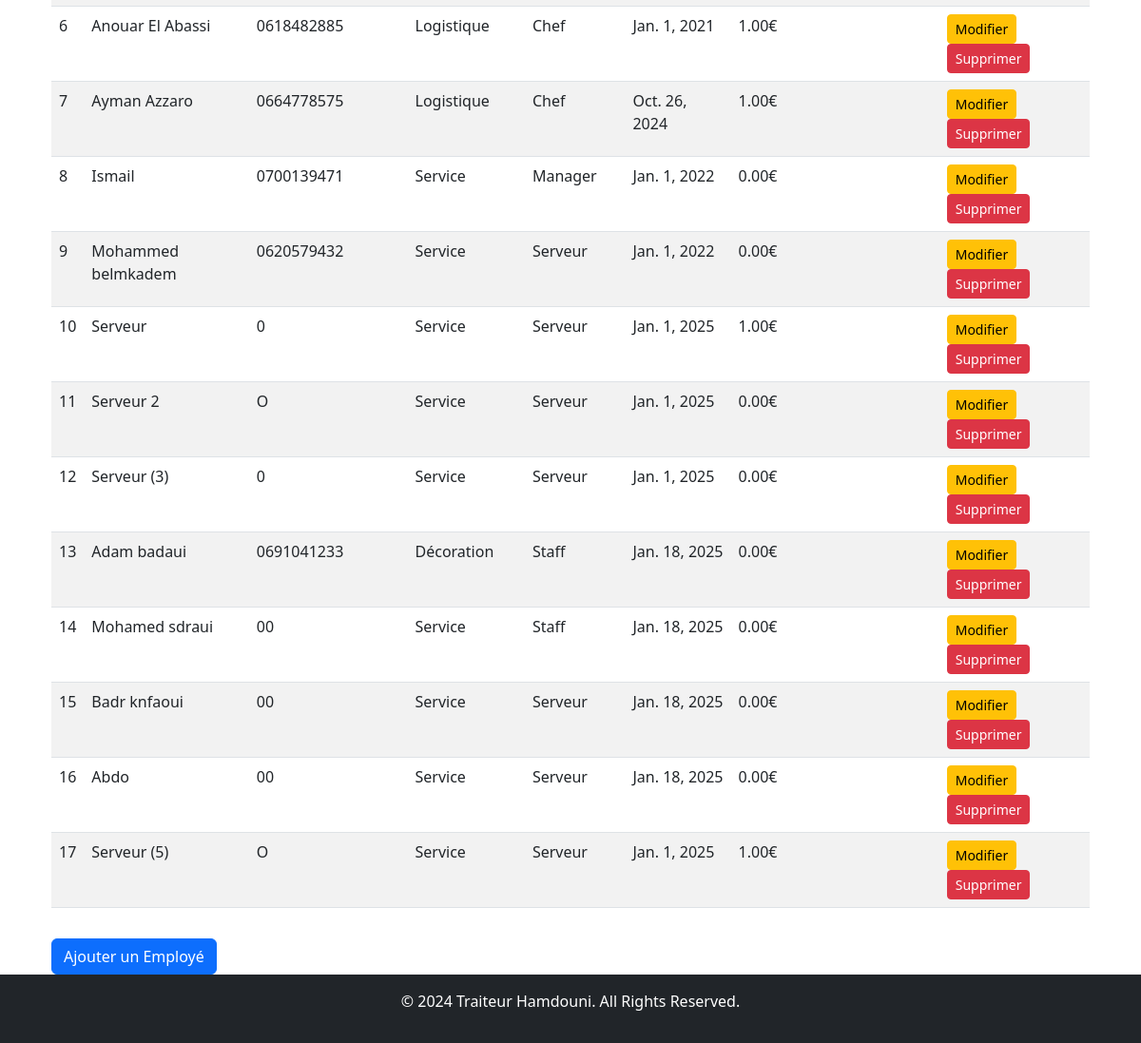
Before: /employees/ (signed in, lower part) with the older database file.
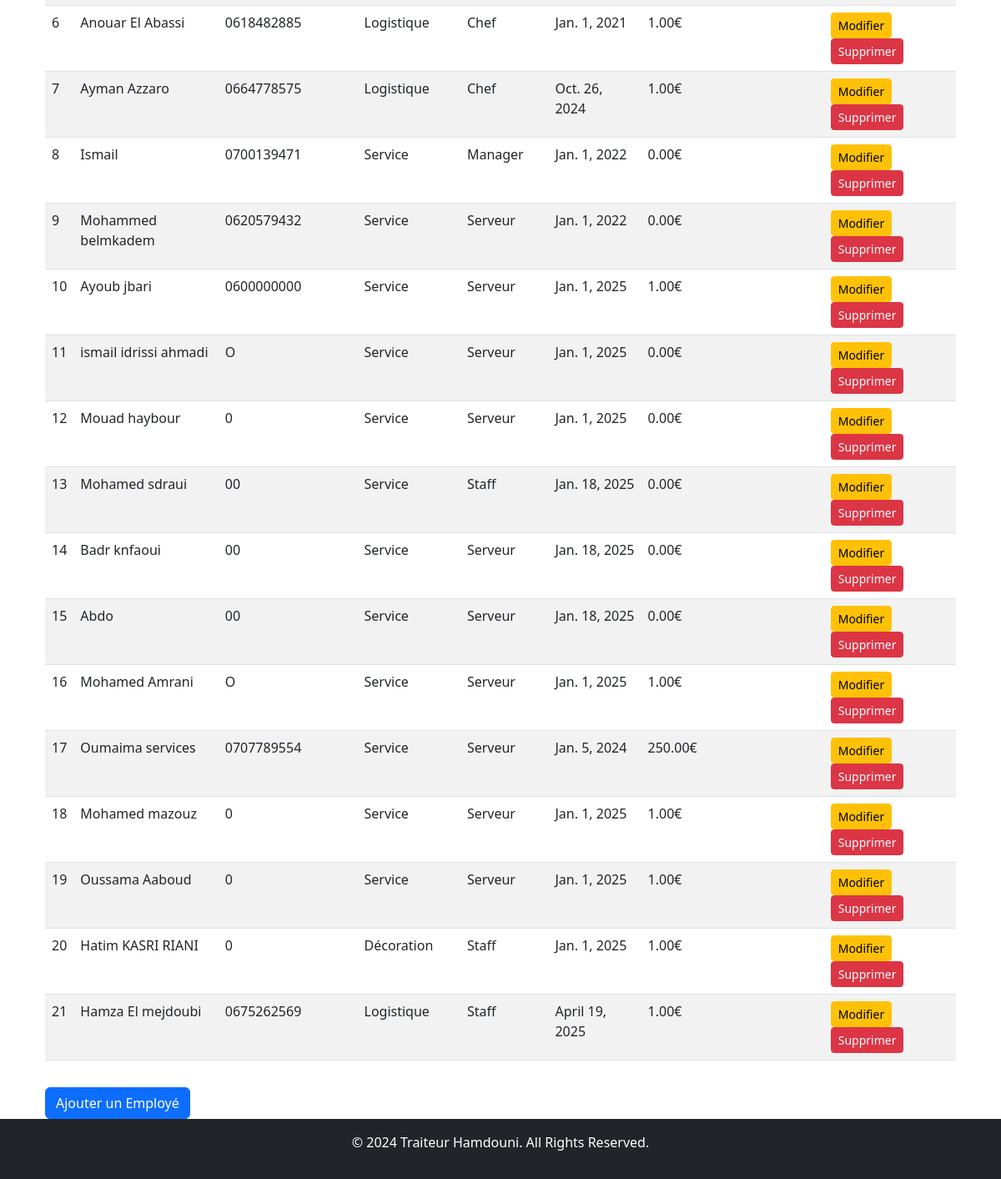
After: the same page with the newer database file.
### employees/models.py (models this page shows, shortened)
class Employee(models.Model):
    full_name = models.CharField(max_length=255, verbose_name="Full Name")
    phone_number = models.CharField(max_length=15, verbose_name="Phone Number")
    department = models.CharField(max_length=50, choices=DEPARTMENTS, verbose_name="Department")
    role = models.CharField(max_length=50, choices=ROLES, verbose_name="Role")
    start_date = models.DateField(verbose_name="Date of Start")
    pay_per_event = models.DecimalField(max_digits=10, decimal_places=2, verbose_name="Pay Per Event")

### employees/views.py (the view)
# urls.py: path('', employee_list, name='employee_list'),  # List all employees
def employee_list(request):
    employees = Employee.objects.all()
    return render(request, 'employees/employee_list.html', {'employees': employees})

### employees/templates/employees/employee_list.html (shortened to what this page needs)
{% extends 'base.html' %}
{% block content %}
<div class="container mt-4">
    <table class="table table-striped">
        <tbody>
            {% for employee in employees %}
            <tr>
                <td>{{ forloop.counter }}</td>
                <td>{{ employee.full_name }}</td>
                <td>{{ employee.phone_number }}</td>
                <td>{{ employee.get_department_display }}</td>
                <td>{{ employee.get_role_display }}</td>
                <td>{{ employee.start_date }}</td>
                <td>{{ employee.pay_per_event }}€</td>
                <td>
                    <a href="{% url 'employees:edit_employee' employee.pk %}" class="btn btn-sm btn-warning">Modifier</a>
                    <a href="{% url 'employees:delete_employee' employee.pk %}" class="btn btn-sm btn-danger">Supprimer</a>
                </td>
            </tr>
            {% empty %}
            <tr>
                <td colspan="8" class="text-center">Aucun employé trouvé.</td>
            </tr>
            {% endfor %}
        </tbody>
    </table>
    <a href="{% url 'employees:add_employee' %}" class="btn btn-primary mt-3">Ajouter un Employé</a>
</div>
{% endblock %}

Changed rows visible on the page:
removed Employee: full_name "Adam badaui", phone_number "0691041233", department "Décoration", role "Staff", start_date "Jan. 18, 2025", pay_per_event "0.00"
changed Employee: full_name "Serveur" → "Ayoub jbari"; phone_number "0" → "0600000000"
changed Employee: full_name "Serveur 2" → "ismail idrissi ahmadi"
changed Employee: full_name "Serveur (3)" → "Mouad haybour"
changed Employee: full_name "Serveur (5)" → "Mohamed Amrani"
added Employee: full_name "Oumaima services", phone_number "0707789554", department "Service", role "Serveur", start_date "Jan. 5, 2024", pay_per_event "250.00"
added Employee: full_name "Mohamed mazouz", phone_number "0", department "Service", role "Serveur", start_date "Jan. 1, 2025", pay_per_event "1.00"
added Employee: full_name "Oussama Aaboud", phone_number "0", department "Service", role "Serveur", start_date "Jan. 1, 2025", pay_per_event "1.00"
added Employee: full_name "Hatim KASRI RIANI", phone_number "0", department "Décoration", role "Staff", start_date "Jan. 1, 2025", pay_per_event "1.00"
added Employee: full_name "Hamza El mejdoubi", phone_number "0675262569", department "Logistique", role "Staff", start_date "April 19, 2025", pay_per_event "1.00"
